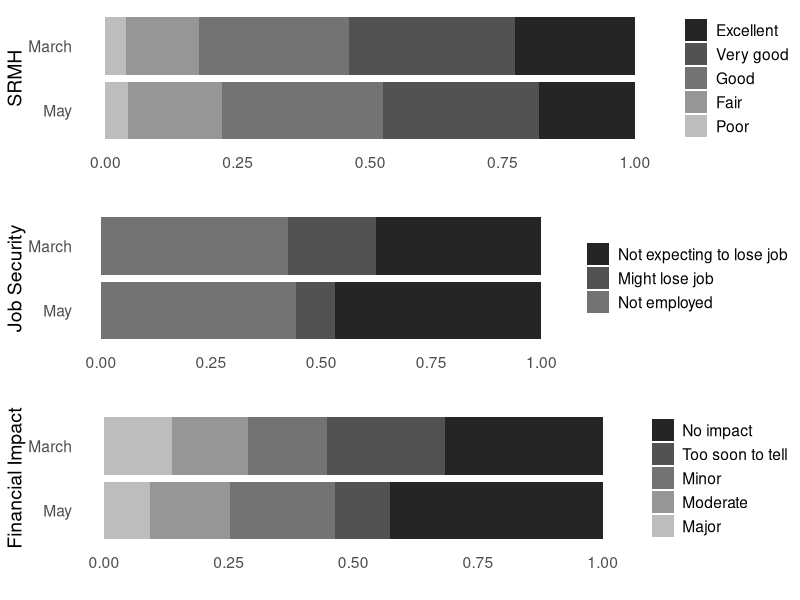

This figure's R source:
# library(tidypredict)
library(tidyverse) # data manipulation, plotting, and pipe operator ( %>% )
library(ggthemes) # for the Edward Tufte theme
library(readxl)
library(RColorBrewer) # color palette
library(cowplot) # arranging plots into a single plot
library(forcats) # Rearranging variables to proper order

# Load Data
raw_data_descriptive <- readxl::read_xlsx('00_data/Descriptives for 3 variables.xlsx')

# Define color palette ----
color_table <- tibble(
    response = c('Excellent','Very good','Good','Fair','Poor','No impact','Too soon to tell','Minor',
                 'Moderate','Major','Not expecting to lose job','Might lose job','Not employed' 
    ),
    Color = c("#252525","#525252","#737373","#969696","#BDBDBD","#252525","#525252","#737373","#252525","#525252","#737373","#969696","#BDBDBD")
)

# Unpivot data so W1 and W2 columns are stacked on top of each other
descriptive_tidy <- raw_data_descriptive %>% 
    rename(March = w1,
           May = w2
    ) %>% 
    pivot_longer(
        cols = March:May,
        names_to='period'
    ) %>% 
    mutate(
        response = factor(response, levels = color_table$response)
    )


# Create a plotting function ----
descriptive_plot_function <- function(data = descriptive_tidy ,
                                      metric,
                                      xlab){
    
    plot <- data %>% 
        filter(metric == !!metric) %>%
        # arrange(value) %>% 
        ggplot(aes(x = fct_rev(period), y = value, fill = response)) + 
        geom_bar(stat="identity") + 
        coord_flip() +
        labs(
            y = '',
            x = xlab
        ) +
        theme_minimal() +
        
        # # Change color to greyscale
        scale_fill_manual(values = color_table$Color) +
    
        # Customize theme some more
        theme(
            panel.grid = element_blank(),
            legend.title = element_blank(),
            legend.position = "right",
            # legend.text=element_text(size=10)
            text = element_text(size = 14)
        )
    
    return(plot)
}

# Testing function ----
# data <- descriptive_tidy
# metric <- 'Job security'
# xlab <- 'SRMH Responses'
# 
# descriptive_plot_function(data = data, metric = metric, xlab = xlab)



# Create final plot ----
p1 <- descriptive_plot_function(data = descriptive_tidy, metric = 'SRMH', xlab = 'SRMH')
p2 <- descriptive_plot_function(data = descriptive_tidy, metric = 'Financial impact', xlab = 'Financial Impact')
p3 <- descriptive_plot_function(data = descriptive_tidy,metric = 'Job security', xlab = 'Job Security')

combined_descriptive <- cowplot::plot_grid(p1, p3, p2, 
                   ncol = 1, nrow =3)

ggsave('02_images/descriptive_combined.png', combined_descriptive, dpi = 300, height=7, width = 8)
